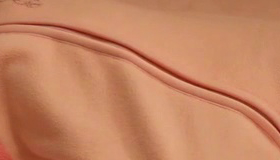
#> input picture frame 20 of baby_laplacian.mp4, 280 x 160 px
$ python appyopticaldense.py
#> lines starting #> are read from the running program, lines starting #| are printed output that depends on the picture
import cv2
import numpy as np
cap = cv2.VideoCapture('baby_laplacian.mp4')
ret, frame1 = cap.read()
#> frame1 is the input picture: shape (160, 280, 3); mean B, G, R 97.7, 131.9, 196.1
prvs = cv2.cvtColor(frame1,cv2.COLOR_BGR2GRAY)
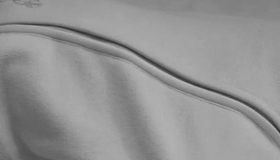
#> prvs: shape (160, 280); min 44, max 186, mean 147.1
hsv = np.zeros_like(frame1)
hsv[...,1] = 255
while(1):
    ret, frame2 = cap.read()
    next = cv2.cvtColor(frame2,cv2.COLOR_BGR2GRAY)
    flow = cv2.calcOpticalFlowFarneback(prvs,next, None, 0.5, 3, 15, 3, 5, 1.2, 0)
    mag, ang = cv2.cartToPolar(flow[...,0], flow[...,1])
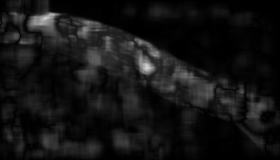
#> mag: shape (160, 280) float32; min 1.95e-06, max 0.835, mean 0.0796
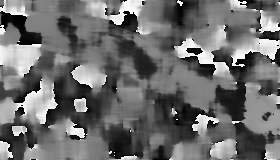
#> ang: shape (160, 280) float32; min 0.000406, max 6.28, mean 2.67; drawn with min black and max white
    hsv[...,0] = ang*180/np.pi/2
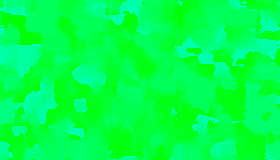
#> hsv: shape (160, 280, 3); mean of channels 0, 1, 2 76.1, 255, 0; drawn as B, G, R
    hsv[...,2] = cv2.normalize(mag,None,0,255,cv2.NORM_MINMAX)
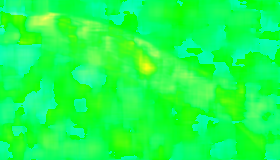
#> hsv: shape (160, 280, 3); mean of channels 0, 1, 2 76.1, 255, 23.8; drawn as B, G, R
    bgr = cv2.cvtColor(hsv,cv2.COLOR_HSV2BGR)
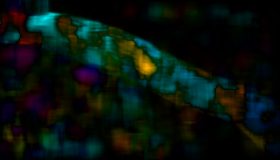
#> bgr: shape (160, 280, 3); mean B, G, R 12.8, 18.3, 8.1
    cv2.imshow('frame2',bgr)
    k = cv2.waitKey(30) & 0xff
#> (key Esc is pressed here)
    if k == 27:
        break
    elif k == ord('s'):
        cv2.imwrite('opticalfb.png',frame2)
        cv2.imwrite('opticalhsv.png',bgr)
    prvs = next
cap.release()
cv2.destroyAllWindows()

$ run again, starting later in the video
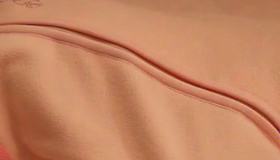
#> input picture frame 91 of baby_laplacian.mp4, 280 x 160 px
#> frame1 is the input picture: shape (160, 280, 3); mean B, G, R 97.5, 131.8, 196.3
#> `hsv[...,2] = cv2.normalize(mag,None,0,255,cv2.NORM_MINMAX)`:
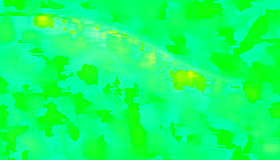
#> hsv: shape (160, 280, 3); mean of channels 0, 1, 2 103.1, 255, 15.7; drawn as B, G, R
#> `bgr = cv2.cvtColor(hsv,cv2.COLOR_HSV2BGR)`:
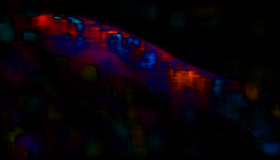
#> bgr: shape (160, 280, 3); mean B, G, R 9.2, 2.4, 9.5

$ run again, starting later in the video
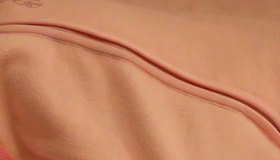
#> input picture frame 162 of baby_laplacian.mp4, 280 x 160 px
#> frame1 is the input picture: shape (160, 280, 3); mean B, G, R 97.7, 131.8, 196.2
#> `hsv[...,2] = cv2.normalize(mag,None,0,255,cv2.NORM_MINMAX)`:
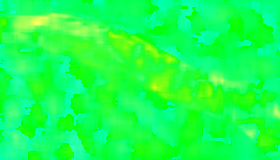
#> hsv: shape (160, 280, 3); mean of channels 0, 1, 2 79.6, 255, 24.7; drawn as B, G, R
#> `bgr = cv2.cvtColor(hsv,cv2.COLOR_HSV2BGR)`:
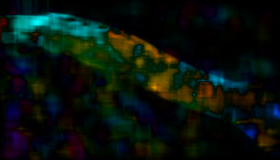
#> bgr: shape (160, 280, 3); mean B, G, R 12.8, 18.4, 8.7
